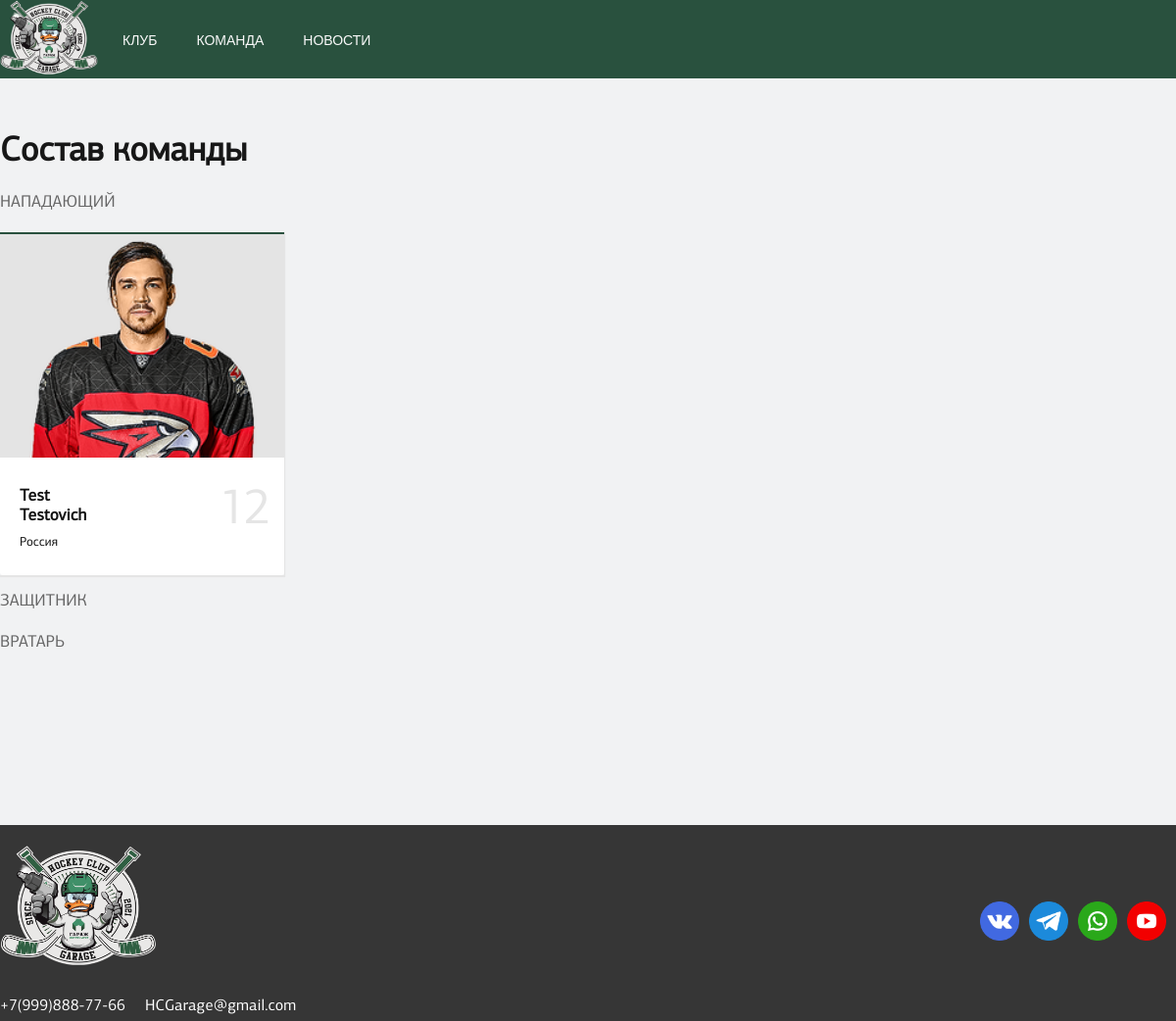
Screenshot of /players/ with the database file from the repository.
### players/models.py (models this page shows, shortened)
class Category(models.Model):
    name = models.CharField(
        max_length=100,
        db_index=True,
        verbose_name='Категория'
    )
    class Meta:
        verbose_name = 'Амплуа'
        verbose_name_plural = 'Амплуа'
        ordering = ['pk']

class Players(models.Model):
    name = models.TextField(max_length=255, verbose_name='Имя')
    surname = models.TextField(max_length=255, verbose_name='Фамилия')
    number = models.IntegerField(verbose_name='Номер игрока')
    photo = models.ImageField(
        upload_to="photos/players/%Y/%m/%d",
        verbose_name='Фото',
    )
    cat = models.ForeignKey(
        'Category',
        on_delete=models.PROTECT,
        verbose_name='Амплуа',
    )
    country = models.TextField(blank=False, verbose_name='Страна')
    height = models.IntegerField(verbose_name='Рост')
    weight = models.DecimalField(
        decimal_places=1,
        max_digits=4,
        verbose_name='Вес'
    )
    age = models.IntegerField(verbose_name='Возраст')
    grip = models.TextField(
        choices=CHOICES,
        default='Левый',
        verbose_name='Хват'
    )
    content = models.TextField(blank=True, verbose_name='Биография')
    time_create = models.DateTimeField(
        auto_now_add=True,
        verbose_name='Время создания',
    )
    class Meta:
        verbose_name = 'Игрока'
        verbose_name_plural = 'Игроки'
        ordering = ['-time_create', 'name']

### players/views.py (the view)
# urls.py: path('players/', include('players.urls')),
def players(request):
    cats = Category.objects.all()
    context = {
        'cats': cats,
        'title': 'Страница команды'
    }
    return render(request, 'players/players.html', context=context)

### news/templates/players/players.html (shortened to what this page needs)
{% extends 'base.html' %}
{% block content %}
<div class="body">
    <div class="container">
        <div class="heading">Состав команды</div>
        <div class="cards">
            {% for cat in cats%}
                <div class="cards__title">
                    {{ cat.name }}
                </div>
                {% for player in cat.players_set.all %}
                    <div class="cards__wrapper">
                        <a href="#" class="card-player">
                            <picture class="card-player__image">
                                <img src="{{ player.photo.url }}">
                            </picture>
                            <div class="card-player__info">
                                <div class="card-player__wrapper">
                                    <div class="card-player__name">
                                        {{ player.name }}<p> </p>{{ player.surname }}
                                    </div>
                                    <div class="card-player__country">
                                        {{ player.country }}
                                    </div>
                                    <div class="card-player__number">
                                        {{ player.number }}
                                    </div>
                                </div>
                            </div>
                        </a>
                    </div>
                {% endfor %}
            {% endfor %}
        </div>
    </div>
</div>
{% endblock %}

### static/css/style.css (style rules this page uses)
* { padding: 0; margin: 0; }
html, body { height: 100%; margin: 0; padding: 0; }
body { display: flex; flex-direction: column; font-family: "PF Centro Sans Pro", Arial, sans-serif; font-weight: 400; font-size: 16px; background-color: #f1f2f3; }
.container { max-width: 1200px; margin: 0 auto; }
img { pointer-events: none; user-select: none; }
a { color: white; text-decoration: none; }
.heading { margin: 50px 0 20px 0px; font-size: 35px; line-height: 1.29; color: #171717; font-weight: bold; }
.cards { margin: 0 0 83px; }
.cards__title { position: relative; margin: 0 0 22px; font-size: 17px; line-height: 20px; font-weight: 400; text-transform: uppercase; color: #666; }
.cards__wrapper { display: flex; flex-direction: row; flex-wrap: wrap; justify-content: flex-start; align-items: flex-start; }
.card-player { position: relative; display: flex; -webkit-box-orient: vertical; -webkit-box-direction: normal; flex-direction: column; -webkit-box-pack: start; justify-content: flex-start; -webkit-box-align: start; align-items: flex-start; width: 290px; margin: 0 10px 15px 0; font-family: "PF Centro Sans Pro", Arial, sans-serif; font-size: 13px; line-height: 15px; font-weight: 400; color: #111; text-decoration: none; box-shadow: 0 1px 1px 1px #e5e5e5; }
.card-player__image { position: relative; display: block; width: 100%; height: 230px; background-color: #000; overflow: hidden; }
.card-player__image:before { position: absolute; top: 0; left: 0; content: ""; display: block; width: 100%; height: 2px; background-color: #29513e; }
.card-player__image img { display: block; width: 100%; height: auto; }
.card-player__info { position: relative; display: -webkit-box; display: -webkit-flex; display: -ms-flexbox; display: flex; -webkit-box-orient: horizontal; -webkit-box-direction: normal; -webkit-flex-direction: row; -ms-flex-direction: row; flex-direction: row; -webkit-box-pack: justify; -webkit-justify-content: space-between; -ms-flex-pack: justify; justify-content: space-between; -webkit-box-align: start; -webkit-align-items: flex-start; -ms-flex-align: start; align-items: flex-start; -webkit-box-flex: 1; -webkit-flex-grow: 1; -ms-flex-positive: 1; flex-grow: 1; width: calc(100% - 40px); height: auto; padding: 28px 20px 27px; background-color: #fff; border-bottom-left-radius: 3px; border-bottom-right-radius: 3px; }
.card-player__name { margin: 0 0 10px; padding-right: 40px; font-size: 17px; line-height: 20px; font-weight: 700; transition: ease-in-out 0.3s; }
.card-player__number { position: absolute; top: 30px; right: 16px; font-size: 50px; line-height: 40px; font-weight: 300; letter-spacing: -3px; color: #e5e5e5; }
.body { flex: 1; }

### rows the page displays
Category: name "НАПАДАЮЩИЙ"
Players: photo (picture), name "Test", surname "Testovich", country "Россия", number "12"
Category: name "ЗАЩИТНИК"
Category: name "ВРАТАРЬ"
